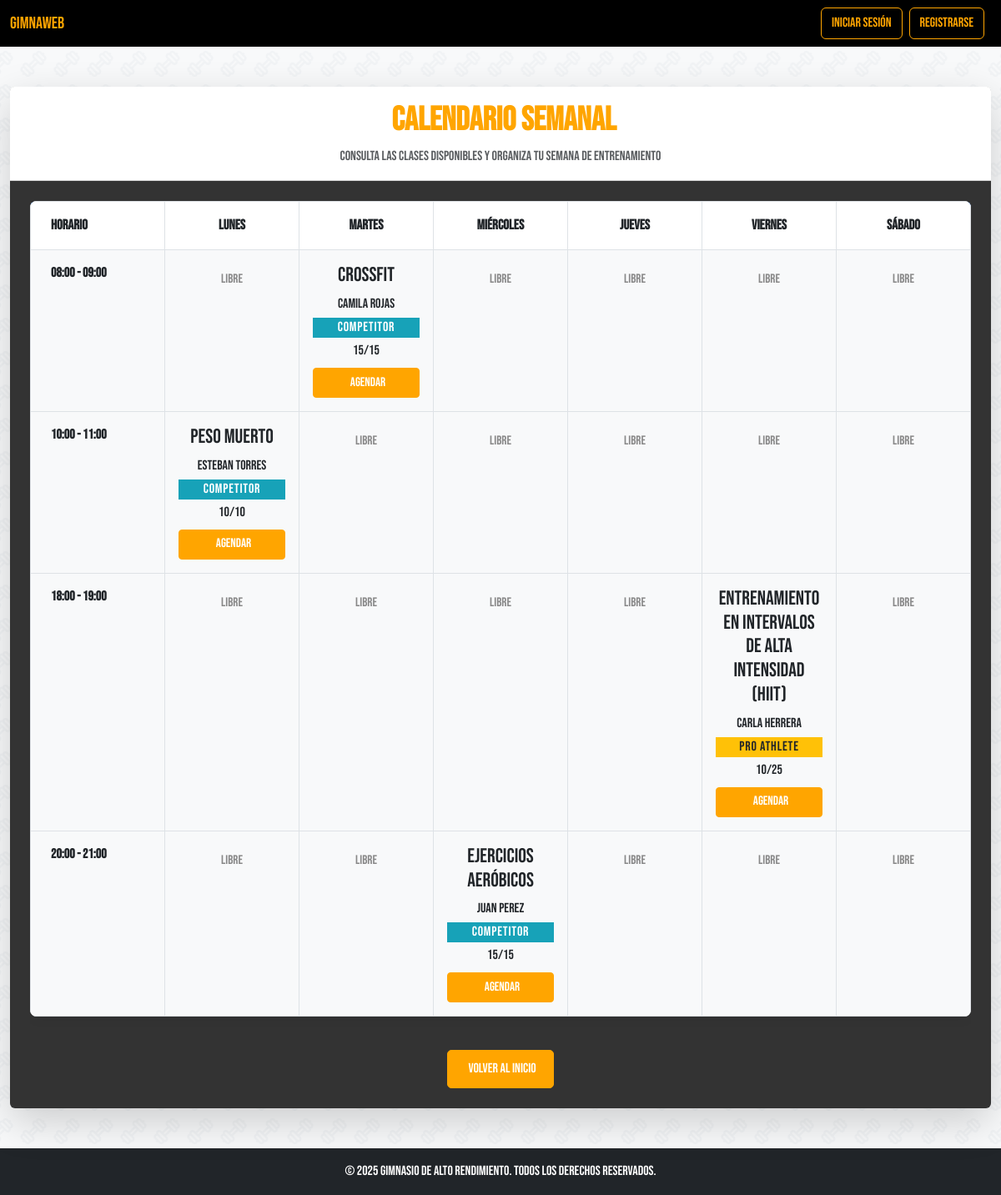
Page /calendario-actividades/ on the committed database.
### main_app/models.py (models this page shows, shortened)
class Clase(models.Model):
    MEMBRESIA_CHOICES = [
        ('Competitor', 'Competitor'),
        ('Pro Athlete', 'Pro Athlete'),
    ]
    nombre = models.CharField(max_length=100)
    horario = models.DateTimeField()
    cupos_maximos = models.PositiveIntegerField()
    cupos_disponibles = models.PositiveIntegerField()
    membresia = models.CharField(max_length=20, choices=MEMBRESIA_CHOICES)
    entrenador = models.ForeignKey(Entrenador, on_delete=models.CASCADE, related_name='clases')

class Entrenador(models.Model):
    MEMBRESIA_CHOICES = [
        ('Competitor', 'Competitor'),
        ('Pro Athlete', 'Pro Athlete'),
    ]
    primer_nombre = models.CharField(max_length=50)
    segundo_nombre = models.CharField(max_length=50, blank=True, null=True)
    apellido_paterno = models.CharField(max_length=50)
    apellido_materno = models.CharField(max_length=50)
    especialidad = models.CharField(max_length=100)
    membresia = models.CharField(max_length=20, choices=MEMBRESIA_CHOICES)
    cotizacion = models.DecimalField(max_digits=10, decimal_places=0, default=0.00)
    fecha_disponible = models.DateField()
    imagen = models.ImageField(upload_to='entrenadores/', null=True, blank=True)
    hora_disponible_desde = models.TimeField(default='08:00')
    hora_disponible_hasta = models.TimeField(default='21:00')

### main_app/views.py (the view)
# urls.py: path('calendario-actividades/', views.calendario_actividades, name='calendario_actividades'),
def calendario_actividades(request):
    clases = Clase.objects.all()
    dias_semana = ['lunes', 'martes', 'miércoles', 'jueves', 'viernes', 'sábado']
    cliente_id = request.session.get('cliente_id')
    cliente = None
    if cliente_id:
        from .models import Cliente  # Asegurate de importar esto si no está arriba
        cliente = Cliente.objects.get(id=cliente_id)
    for clase in clases:
        if cliente:
            clase.inscrito = Inscripcion.objects.filter(cliente=cliente, clase=clase).exists()
        else:
            clase.inscrito = False
    calendario = {
        '08:00 - 09:00': {dia: '' for dia in dias_semana},
        '10:00 - 11:00': {dia: '' for dia in dias_semana},
        '18:00 - 19:00': {dia: '' for dia in dias_semana},
        '20:00 - 21:00': {dia: '' for dia in dias_semana},
    }
    for clase in clases:
        hora = clase.horario.strftime('%H:%M')
        dia = clase.horario.strftime('%A').lower()
        dias_traducidos = {
            'monday': 'lunes',
            'tuesday': 'martes',
            'wednesday': 'miércoles',
            'thursday': 'jueves',
            'friday': 'viernes',
            'saturday': 'sábado',
        }
        dia = dias_traducidos.get(dia, dia)
        bloque = None
        if hora >= '08:00' and hora < '09:00':
            bloque = '08:00 - 09:00'
        elif hora >= '10:00' and hora < '11:00':
            bloque = '10:00 - 11:00'
        elif hora >= '18:00' and hora < '19:00':
            bloque = '18:00 - 19:00'
        elif hora >= '20:00' and hora < '21:00':
            bloque = '20:00 - 21:00'
        if bloque and dia in calendario[bloque]:
             calendario[bloque][dia] = clase
    return render(request, 'main_app/calendarioActividades.html', {
        'calendario': calendario
    })

### main_app/templates/main_app/calendarioActividades.html (shortened to what this page needs)
{% load static %}
<!DOCTYPE html>
<html lang="es">
<head>
    <link href="https://cdn.jsdelivr.net/npm/bootstrap@5.3.0/dist/css/bootstrap.min.css" rel="stylesheet">
    <link rel="stylesheet" href="{% static 'css/style.css' %}">
    <link rel="stylesheet" href="{% static 'css/style_home.css' %}">
    <link rel="stylesheet" href="{% static 'css/style_calendario.css'%}">
</head>
<body class="bg-light">
 <nav class="navbar navbar-expand-lg navbar-light bg-light">
  <div class="container-fluid">
      <a class="navbar-brand" href="{% url 'home' %}">GimnaWeb</a>
      <div class="d-flex">
          {% if user.is_authenticated %}
            <span class="navbar-text me-3">
              Bienvenido, {{ user.first_name|default:user.username }}
            </span>
            <a class="btn btn-outline-danger" href="{% url 'logout' %}">Cerrar sesión</a>
          {% else %}
            <a class="btn btn-outline-primary me-2" href="{% url 'login' %}">Iniciar Sesión</a>
            <a class="btn btn-outline-primary me-2" href="{% url 'register' %}">Registrarse</a>
          {% endif %}
        </div>
  </div>
</nav>
  <main class="container-fluid my-4 py-4">
    <div class="card shadow-lg border-0">
      <div class="card-header card-title bg-white py-3">
        <h1 class="text-center mb-0 fw-bold">
          Calendario Semanal
        </h1>
        <p class="text-center text-muted mb-0 mt-2">Consulta las clases disponibles y organiza tu semana de entrenamiento</p>
      </div>
      <div class="card-body p-4">
        <div class="table-responsive">
          <table class="calendario-table table table-bordered table-hover">
            <thead class="bg-primary text-white">
              <tr>
                <th class="text-start ps-4">Horario</th>
                <th>Lunes</th>
                <th>Martes</th>
                <th>Miércoles</th>
                <th>Jueves</th>
                <th>Viernes</th>
                <th>Sábado</th>
              </tr>
            </thead>
            <tbody>
              {% for bloque, dias in calendario.items %}
                <tr>
                  <td class="bg-light fw-bold text-start ps-4">{{ bloque }}</td>
                  {% for dia in dias.values %}
                    <td class="{% if not dia %}bg-light-free{% endif %}">
                      {% if dia %}
                        <div class="clase-card">
                          <h3 class="clase-nombre">{{ dia.nombre }}</h3>
                          <div class="clase-info">
                            <span class="clase-entrenador d-block">
                             {{ dia.entrenador.primer_nombre }} {{ dia.entrenador.apellido_paterno }}
                            </span>
                            <span class="clase-membresia d-block {% if dia.membresia == 'Competitor' %}info{% else %}warning{% endif %}">
                              {{ dia.membresia }}
                            </span>
                            <span class="clase-cupos d-block">
                               {{ dia.cupos_disponibles }}/{{ dia.cupos_maximos }}
                            </span>
                          </div>
                          <form method="post" action="{% url 'agendar_clase' %}" class="mt-2">
                            {% if dia.inscrito %}
                              <input type="hidden" name="cancelar" value="true">
                              <button type="submit" class="btn btn-sm btn-danger w-100">
                                <i class="bi bi-x-circle me-1"></i> Cancelar
                              </button>
                            {% else %}
                              <button type="submit" class="btn btn-sm btn-primary w-100" {% if dia.cupos_disponibles <= 0 %}disabled{% endif %}>
                                 Agendar
                              </button>
                            {% endif %}
                          </form>
                        </div>
                      {% else %}
                        <div class="libre-text">
                           Libre
                        </div>
                      {% endif %}
                    </td>
                  {% endfor %}
                </tr>
              {% endfor %}
            </tbody>
          </table>
        </div>
        <div class="text-center mt-4">
          <a href="{% url 'home' %}" class="btn btn-outline-primary">
             Volver al inicio
          </a>
        </div>
      </div>
    </div>
  </main>
  <footer class="bg-dark text-white py-3 mt-auto">
    <div class="container text-center">
      <p class="mb-0">&copy; 2025 Gimnasio de Alto Rendimiento. Todos los derechos reservados.</p>
    </div>
  </footer>
</body>
</html>

### main_app/static/css/style.css (style rules this page uses)
html, body { height: 100%; margin: 0; padding: 0; background-color: #000; color: #fff; font-family: 'Bebas Neue', sans-serif !important; background-image: url('/static/img/pesas.png'); background-repeat: repeat; background-size: 40px; background-position: center; text-shadow: none; background-blend-mode: overlay ; position: relative; overflow-x: hidden; }
body { display: flex; flex-direction: column; min-height: 100vh; margin: 0; padding: 0; }
main { flex: 1; }
.card { background-color: #333; border: 1px solid #444; }
.card-title { color: #FFA500 !important; }
.card-body { color: #000000 !important; }
.card a { color: #fff !important; background-color: #FFA500 !important; text-decoration: none !important; padding: 10px 20px; border-radius: 5px; display: inline-block; }
.btn-primary { background-color: #FFA500 !important; border-color: #FFA500 !important; }
.btn-outline-primary { color: #FFA500 !important; border-color: #FFA500 !important; }
footer { background-color: #000; color: #fff; padding: 20px; margin-top: auto; text-align: center; }
.navbar { background-color: #000 !important; box-shadow: none !important; }
.navbar-brand { color: #FFA500 !important; }
.navbar a { color: #FFA500 !important; }
.card, .btn, .navbar { transition: all 0.3s ease; }
.clase-membresia { text-shadow: none !important; }
.clase-membresia.warning { background-color: #ffc107; color: #212529; letter-spacing: 0.05em; }
.clase-membresia.info { background-color: #17a2b8; color: #ffffff; letter-spacing: 0.05em; }
.clase-nombre { word-wrap: break-word; word-break: break-word; max-width: 100%; font-size: 1rem; line-height: 1.2; }

### main_app/static/css/style_calendario.css (style rules this page uses)
table { width: 100%; border-collapse: collapse; margin-bottom: 2rem; background-color: #ffffff !important; box-shadow: 0 4px 12px rgba(0, 0, 0, 0.05) !important; border-radius: 8px !important; overflow: hidden !important; }
table thead { background-color: #ff6f00 !important; color: white !important; }
table th, table td { padding: 1rem !important; text-align: center !important; vertical-align: top !important; border: 1px solid #dee2e6 !important; }
table th { font-weight: 600 !important; font-size: 1.05rem !important; }
table td { font-size: 1rem !important; background-color: #f8f9fa !important; }
.clase-card { max-width: 100%; max-height: 100%; word-wrap: break-word; word-break: break-word; white-space: normal; overflow: hidden; font-size: 1rem; }
.clase-card button { font-size: 0.95rem !important; padding: 0.35rem 0.6rem !important; }
.clase-info span { display: block !important; margin-bottom: 0.25rem; font-size: 0.95rem; }
.clase-nombre { word-break: break-word; white-space: normal; }
.libre-text { font-size: 0.95rem; color: #888; padding: 0.5rem; }
@media (min-width: 992px) { .calendario-table { table-layout: fixed; } }
@media (min-width: 992px) { .calendario-table tbody td { height: auto; min-height: auto; max-height: 200px; overflow-y: auto; vertical-align: top; } }
@media (min-width: 992px) { .clase-card { font-size: 1rem; } }
@media (min-width: 992px) { .clase-nombre { font-size: 1.5rem; } }
@media (min-width: 992px) { .clase-info span { font-size: 1rem; } }

### rows in the picture
Clase: bloque "08:00 - 09:00", nombre "CrossFit", entrenador.primer_nombre "Camila", entrenador.apellido_paterno "Rojas", membresia "Competitor", cupos_disponibles "15", cupos_maximos "15", shows "Agendar"
Clase: bloque "10:00 - 11:00", nombre "Peso Muerto", entrenador.primer_nombre "Esteban", entrenador.apellido_paterno "Torres", membresia "Competitor", cupos_disponibles "10", cupos_maximos "10", shows "Agendar"
Clase: bloque "18:00 - 19:00", nombre "Entrenamiento en intervalos de alta intensidad (HIIT)", entrenador.primer_nombre "Carla", entrenador.apellido_paterno "Herrera", membresia "Pro Athlete", cupos_disponibles "10", cupos_maximos "25", shows "Agendar"
Clase: bloque "20:00 - 21:00", nombre "Ejercicios aeróbicos", entrenador.primer_nombre "Juan", entrenador.apellido_paterno "Perez", membresia "Competitor", cupos_disponibles "15", cupos_maximos "15", shows "Agendar"
